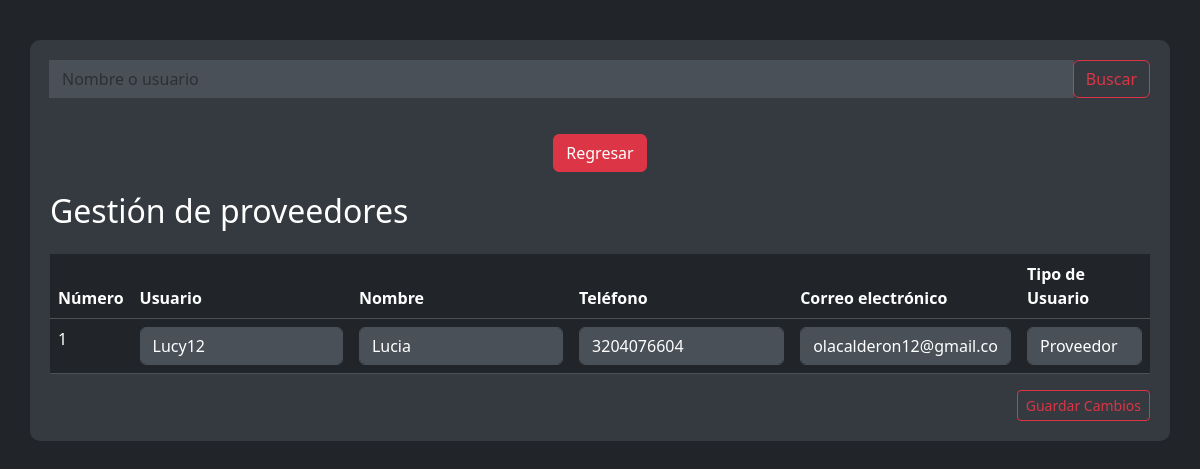
Before: /gestionproveedores.php (signed in) with the older database file.
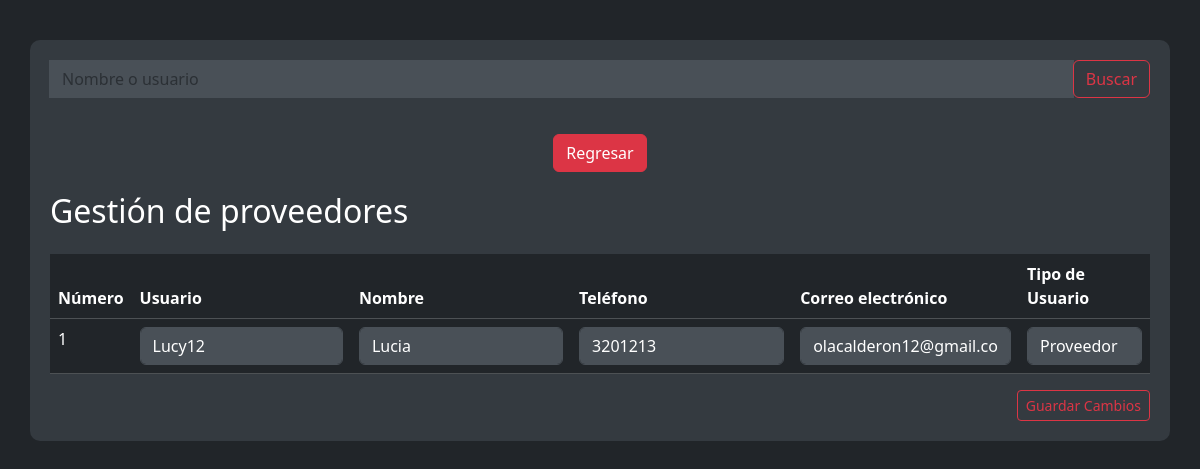
After: the same page with the newer database file.
### tables this page shows
CREATE TABLE `usuarios` (
  `id_usuario` int(11) NOT NULL,
  `usuario` varchar(20) DEFAULT NULL,
  `nombre` varchar(20) DEFAULT NULL,
  `correo_electronico` varchar(30) DEFAULT NULL,
  `telefono` varchar(15) DEFAULT NULL,
  `contraseña_usuario` varchar(100) DEFAULT NULL,
  `id_tipos` int(11) DEFAULT NULL,
  `codigo_recuperacion` varchar(255) DEFAULT NULL,
  `aceptado` varchar(2) DEFAULT NULL,
  `Foto` varchar(255) DEFAULT NULL
);

### gestionproveedores.php (the view, shortened to what this page needs)
<?php
include_once 'conexion.php';
$searchQuery = "";
$query_proveedores = "SELECT * FROM usuarios WHERE id_tipos = 3 AND aceptado = 'si'";
$statement_proveedores = $con->prepare($query_proveedores);
$statement_proveedores->execute();
$proveedores = $statement_proveedores->fetchAll(PDO::FETCH_ASSOC);
?>
<!DOCTYPE html>
<html lang="en">
<head>
    <link rel="stylesheet" href="CSS/bootstrap.css">
    <link rel="stylesheet" href="CSS/alerta.css">
</head>
<body>
    <div class="container">
        <form method="GET" action="">
    <div class="input-group mb-3">
        <input type="text" class="form-control" id="search" name="search" placeholder="Nombre o usuario" value="<?php echo htmlspecialchars($searchQuery); ?>" aria-label="Buscar" aria-describedby="search-label">
        <div class="input-group-append">
            <button type="submit" class="btn btn-outline-danger">Buscar</button>
        </div>
    </div>
</form>
<div class="row">
            <div class="col-12 text-center">
                <a href="index.php" class="btn btn-danger btn-regresar">Regresar</a>
            </div>
        </div>
        <form action="" method="POST">
            <div class="modal-body">
                <h2 class="mb-4">Gestión de proveedores</h2>
                <table class="table table-dark">
                    <thead>
                        <tr>
                            <th scope="col">Número</th>
                            <th scope="col">Usuario</th>
                            <th scope="col">Nombre</th>
                            <th scope="col">Teléfono</th>
                            <th scope="col">Correo electrónico</th>
                            <th scope="col">Tipo de Usuario</th>
                        </tr>
                    </thead>
                    <tbody>
                        <?php
                        $numero = 1;
                        foreach ($proveedores as $proveedor) {
                            echo "<tr>";
                            echo "<td>" . $numero++ . "</td>";
                            echo "<td><input type='text' class='form-control' name='usuario[" . htmlspecialchars($proveedor['id_usuario']) . "]' value='" . htmlspecialchars($proveedor['usuario']) . "' readonly ></td>";
                            echo "<td><input type='text' class='form-control' name='nombre[" . htmlspecialchars($proveedor['id_usuario']) . "]' value='" . htmlspecialchars($proveedor['nombre']) . "' readonly ></td>";
                            echo "<td><input type='text' class='form-control' name='telefono[" . htmlspecialchars($proveedor['id_usuario']) . "]' value='" . htmlspecialchars($proveedor['telefono']) . "'></td>";
                            echo "<td><input type='email' class='form-control' name='correo_electronico[" . htmlspecialchars($proveedor['id_usuario']) . "]' value='" . htmlspecialchars($proveedor['correo_electronico']) . "'></td>";
                            echo "<td>";
                            echo "<select name='tipo_usuario[" . htmlspecialchars($proveedor['id_usuario']) . "]' class='form-control'>";
                            echo "<option value='3'" . ($proveedor['id_tipos'] == 3 ? ' selected' : '') . ">Proveedor</option>";
                            echo "</select>";
                            echo "</td>";
                            echo "</tr>";
                        }
                        ?>
                    </tbody>
                </table>
            </div>
            <div class="modal-footer">
                <button type="submit" class="btn btn-outline-danger btn-sm" name="guardar_proveedores">Guardar Cambios</button>
            </div>
        </form>
    </div>
</body>
</html>

Changed rows visible on the page:
changed usuarios "Lucy12": telefono "3204076604" → "3201213"
